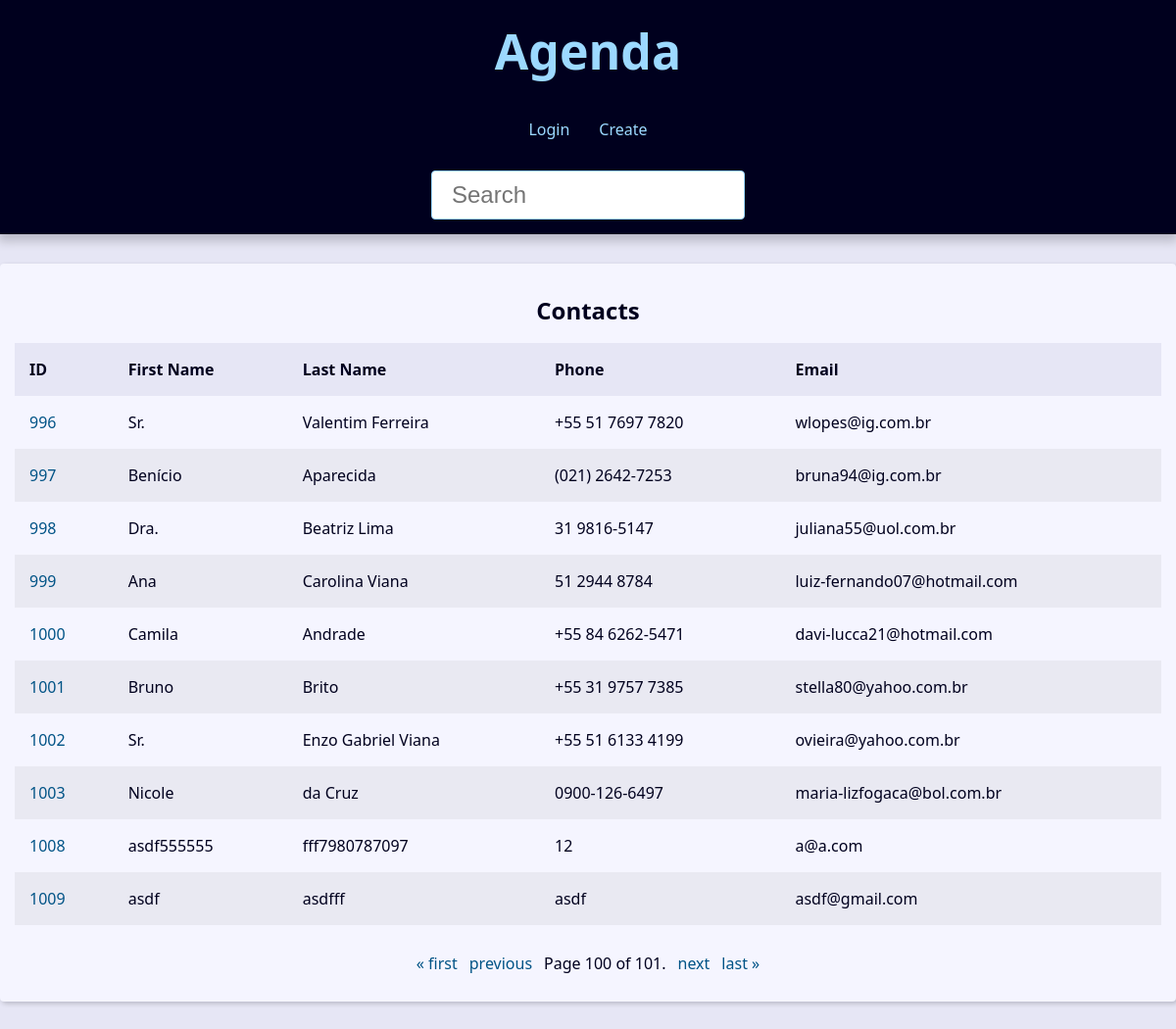
Page /?page=100&q= on the committed database.
### contact/models.py (models this page shows, shortened)
class Contact(models.Model):
    first_name = models.CharField(max_length=50)
    last_name = models.CharField(max_length=50, blank=True)
    phone = models.CharField(max_length=50)
    email = models.EmailField(max_length=254, blank=True)
    created_date = models.DateTimeField(default=timezone.now)
    description = models.TextField(blank=True)
    show = models.BooleanField(default=True)
    picture = models.ImageField(blank=True, upload_to='pictures/%Y/%m/')
    category = models.ForeignKey(Category, on_delete=models.SET_NULL, blank=True,null=True)
    owner = models.ForeignKey(User, on_delete=models.SET_NULL, blank=True,null=True)

### contact/views/contact_views.py (the view)
# urls.py: path('', views.index, name="index"),
def index(request):
    contact = Contact.objects.filter(show=True).order_by('id')
    paginator = Paginator(contact, 10)
    page_number = request.GET.get("page")
    page_obj = paginator.get_page(page_number)
    context = {
        'page_obj': page_obj,
        'site_title': 'Contatos - '
    }
    return render(
        request,
        'contact/index.html',
        context,
        )

### contact/templates/contact/index.html (shortened to what this page needs)
{% extends "global/base.html" %}
{% block content %}
{% if page_obj %}
    <div class='responsive-table'>
        <table class='contacts-table'>
            <caption class="table-caption">Contacts</caption>
            <theade>
                <tr class="table-row table-row-header">
                    <th class="table-header">ID</th>
                    <th class="table-header">First Name</th>
                    <th class="table-header">Last Name</th>
                    <th class="table-header">Phone</th>
                    <th class="table-header">Email</th>
                </tr>
            <tbody>
                {% for contact in page_obj %}
                <tr class="table-row">
                    <td class="table-cel">
                        <a class="table-link"
                        href="{% url "contact:contact" contact.id %}">
                            {{contact.id}}
                        </a>
                    </td>
                    <td class="table-cel">
                        {{contact.first_name}}
                    </td>
                    <td class="table-cel">
                        {{contact.last_name}}
                    </td>
                    <td class="table-cel">
                        {{contact.phone}}
                    </td>
                    <td class="table-cel">
                        {{contact.email}}
                    </td>
                </tr>
                {% endfor %}
            </tbody>
        </table>
    </div>
{% else %}
    <div class="single-contact">
        <h1 class="single-contact-name">
            Nenhum contato foi encontrado.
        </h1>
    </div>
{% endif %}
{% endblock content%}

### base_static/global/css/style.css (style rules this page uses)
:root { --spacing: 1.5rem; --link-dark-color: rgb(0, 83, 134); --link-light-color: rgb(156, 217, 255); --clr-white: rgb(245, 245, 255); --clr-black: rgb(0, 0, 30); --clr-light-gray: rgb(230, 230, 245); --clr-dark-shadow-5: rgba(0, 0, 10, 5%); --clr-dark-shadow-10: rgba(0, 0, 10, 10%); --clr-dark-shadow-20: rgba(0, 0, 10, 20%); --clr-light-shadow-5: rgba(200, 200, 255, 5%); --clr-light-shadow-10: rgba(200, 200, 255, 10%); --clr-light-shadow-20: rgba(200, 200, 255, 20%); --main-page-width: 120rem; --table-min-width: 60rem; --biggest-font-size: 5rem; --bigger-font-size: 4rem; --big-font-size: 3.2rem; --medium-font-size: 2.4rem; --small-font-size: 1.6rem; --smaller-font-size: 1.4rem; --smallest-font-size: 1.2rem; --transition-fast: 300ms; --transition-medium: 600ms; --transition-slow: 1s; --default-border-radius: 4px; }
*, *::before, *::after { margin: 0; padding: 0; box-sizing: border-box; }
html { font-size: 62.5%; }
body { font-family: system-ui, -apple-system, BlinkMacSystemFont, "Segoe UI", Roboto, Oxygen, Ubuntu, Cantarell, "Open Sans", "Helvetica Neue", sans-serif; line-height: 1.5; font-size: var(--small-font-size); color: var(--clr-black); -webkit-font-smoothing: antialiased; background: var(--clr-light-gray); }
.responsive-table { width: 100%; overflow-x: auto; }
.contacts-table { width: 100%; min-width: var(--table-min-width); border-collapse: collapse; }
.table-caption { font-size: var(--medium-font-size); font-weight: bold; padding: var(--spacing); }
.table-row { text-align: left; text-overflow: ellipsis; transition: background-color var(--transition-fast) ease-in-out; }
.table-row:nth-of-type(2n) { background: var(--clr-dark-shadow-5); }
.table-row-header { background: var(--clr-light-gray); color: var(--clr-black); }
.table-cel, .table-header { padding: var(--spacing); }
.table-link { color: var(--link-dark-color); transition: color var(--transition-fast) ease-in-out; text-decoration: none; }

### rows in the picture
Contact: id "996", first_name "Sr.", last_name "Valentim Ferreira", phone "+55 51 7697 7820", email "wlopes@ig.com.br"
Contact: id "997", first_name "Benício", last_name "Aparecida", phone "(021) 2642-7253", email "bruna94@ig.com.br"
Contact: id "998", first_name "Dra.", last_name "Beatriz Lima", phone "31 9816-5147", email "juliana55@uol.com.br"
Contact: id "999", first_name "Ana", last_name "Carolina Viana", phone "51 2944 8784", email "luiz-fernando07@hotmail.com"
Contact: id "1000", first_name "Camila", last_name "Andrade", phone "+55 84 6262-5471", email "davi-lucca21@hotmail.com"
Contact: id "1001", first_name "Bruno", last_name "Brito", phone "+55 31 9757 7385", email "stella80@yahoo.com.br"
Contact: id "1002", first_name "Sr.", last_name "Enzo Gabriel Viana", phone "+55 51 6133 4199", email "ovieira@yahoo.com.br"
Contact: id "1003", first_name "Nicole", last_name "da Cruz", phone "0900-126-6497", email "maria-lizfogaca@bol.com.br"
Contact: id "1008", first_name "asdf555555", last_name "fff7980787097", phone "12", email "a@a.com"
Contact: id "1009", first_name "asdf", last_name "asdfff", phone "asdf", email "asdf@gmail.com"

### other values in the picture
{{ page_obj.number }} "100"
{{ page_obj.paginator.num_pages }} "101"
